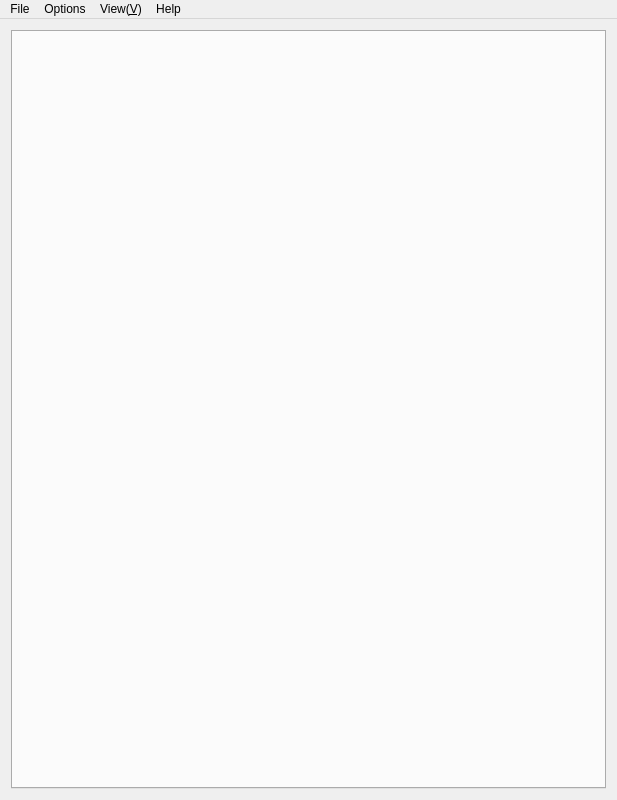
<?xml version="1.0" encoding="UTF-8"?>
<ui version="4.0">
	<class>MainWindow</class>
	<widget class="QMainWindow" name="MainWindow">
		<property name="geometry">
			<rect>
				<x>0</x>
				<y>0</y>
				<width>617</width>
				<height>800</height>
			</rect>
		</property>
		<property name="sizePolicy">
			<sizepolicy hsizetype="MinimumExpanding" vsizetype="MinimumExpanding">
				<horstretch>0</horstretch>
				<verstretch>0</verstretch>
			</sizepolicy>
		</property>
		<property name="minimumSize">
			<size>
				<width>0</width>
				<height>0</height>
			</size>
		</property>
		<property name="windowTitle">
			<string>qt-opencv-multithreaded</string>
		</property>
		<widget class="QWidget" name="centralWidget">
			<layout class="QVBoxLayout" name="verticalLayout" stretch="1">
				<item>
					<widget class="QTabWidget" name="tabWidget">
						<property name="sizePolicy">
							<sizepolicy hsizetype="Minimum" vsizetype="Minimum">
								<horstretch>0</horstretch>
								<verstretch>0</verstretch>
							</sizepolicy>
						</property>
						<property name="styleSheet">
							<string notr="true">QTabBar::tab{height:17}</string>
						</property>
						<property name="currentIndex">
							<number>-1</number>
						</property>
						<property name="tabsClosable">
							<bool>false</bool>
						</property>
					</widget>
				</item>
			</layout>
		</widget>
		<widget class="QMenuBar" name="menuBar">
			<property name="geometry">
				<rect>
					<x>0</x>
					<y>0</y>
					<width>617</width>
					<height>26</height>
				</rect>
			</property>
			<widget class="QMenu" name="menuFile">
				<property name="title">
					<string>File</string>
				</property>
				<addaction name="actionQuit"/>
			</widget>
			<widget class="QMenu" name="menuHelp">
				<property name="title">
					<string>Help</string>
				</property>
				<addaction name="actionAbout"/>
			</widget>
			<widget class="QMenu" name="menuOptions">
				<property name="title">
					<string>Options</string>
				</property>
				<addaction name="actionSynchronizeStreams"/>
			</widget>
			<widget class="QMenu" name="menuView">
				<property name="title">
					<string>View(&amp;V)</string>
				</property>
				<addaction name="actionFullScreen"/>
			</widget>
			<addaction name="menuFile"/>
			<addaction name="menuOptions"/>
			<addaction name="menuView"/>
			<addaction name="menuHelp"/>
		</widget>
		<action name="actionAbout">
			<property name="text">
				<string>About</string>
			</property>
		</action>
		<action name="actionQuit">
			<property name="text">
				<string>Quit</string>
			</property>
		</action>
		<action name="actionSynchronizeStreams">
			<property name="checkable">
				<bool>true</bool>
			</property>
			<property name="text">
				<string>Synchronize streams</string>
			</property>
		</action>
		<action name="actionScaleToFitFrame">
			<property name="checkable">
				<bool>true</bool>
			</property>
			<property name="text">
				<string>Scale to fit frame</string>
			</property>
		</action>
		<action name="actionFullScreen">
			<property name="checkable">
				<bool>true</bool>
			</property>
			<property name="text">
				<string>Full Screen(&amp;F)</string>
			</property>
		</action>
	</widget>
	<layoutdefault spacing="6" margin="11"/>
	<tabstops>
		<tabstop>tabWidget</tabstop>
	</tabstops>
	<resources/>
	<connections/>
</ui>
